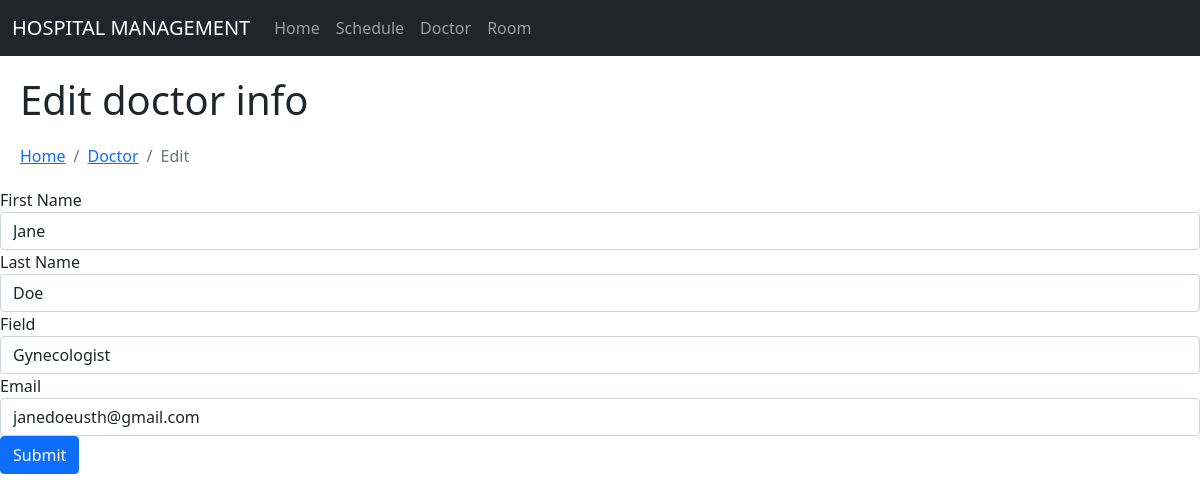
Page /main/edit-doctor.php?id=2 on the committed database.
### tables this page shows
CREATE TABLE doctors(
            id          INTEGER,
            first_name  TEXT NOT NULL,
            last_name   TEXT,
            field       TEXT,  
            email       TEXT NOT NULL UNIQUE,
            PRIMARY KEY(id)
            );

### main/edit-doctor.php (the view, shortened to what this page needs)
<?php
    include('static/config.php');
    $doc_id = intval($_GET['id']);
?>
<html lang="en">
<head>
    <link href="https://cdn.jsdelivr.net/npm/bootstrap@5.1.3/dist/css/bootstrap.min.css" rel="stylesheet">
    <link rel="stylesheet" href="../styles/styles.css">
</head>
<body>
    <div>
        <?php include('static/navbar.php'); ?>
    </div>
    <div class="title">
        <h1>Edit doctor info</h1>
    </div>
    <div class="app">
        <div class="list-title margin">
            <nav aria-label="breadcrumb">
                <ol class="breadcrumb">
                    <li class="breadcrumb-item"><a href="index.php">Home</a></li>
                    <li class="breadcrumb-item"><a href="index.php">Doctor</a></li>
                    <li class="breadcrumb-item active" aria-current="page">Edit</li>
                </ol>
            </nav>
        </div>
        <div>
<?php
    $sql = mysqli_query($conn, "SELECT * FROM doctors WHERE id = '$doc_id'");
    while($data=mysqli_fetch_array($sql)){
?>
        <div>
            <form role="form" name="adddoc" method="post" onsubmit="return valid();">
                <div class="form-section">
                    <label for="first_name">First Name</label>
                    <input type="text" name="first_name" class="form-control"
                        value="<?php echo htmlentities($data['first_name']);?>" >
                </div>
                <div class="form-section">
                    <label for="last_name">Last Name</label>
                    <input type="text" name="last_name" class="form-control"
                        value="<?php echo htmlentities($data['last_name']);?>" >
                </div>
                <div class="form-section">
                    <label for="last_name">Field</label>
                    <input type="text" name="field" class="form-control"
                        value="<?php echo htmlentities($data['field']);?>" >
                </div>
                <div class="form-section">
                    <label for="email">Email</label>
                    <input type="text" name="email" class="form-control"
                        value="<?php echo htmlentities($data['email']);?>" >
                </div>
                <button type="submit" name="submit" class="btn btn-primary">
                    Submit
                </button>
            </form>
        </div>
<?php }?>
        </div>
    </div>
</body>
</html>

### styles/styles.css (style rules this page uses)
.title { margin: 20px; }
.margin { margin: 20px; }

### rows in the picture
doctors: first_name "Jane", last_name "Doe", field "Gynecologist", email "janedoeusth@gmail.com"
